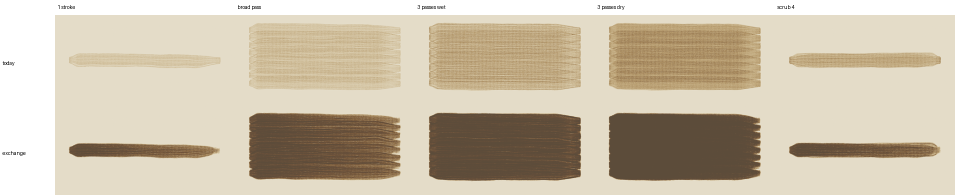
#> input picture notes/thinner/wash-experiment/exchange-r1.png, 1910 x 390 px, given in place of flow-old.png, which was not available (shown at 1/2 size)
$ python sheets.py exchange-r1.png lane-b-flow-close.png
#> lines starting #> are read from the running program, lines starting #| are printed output that depends on the picture; pictures that were not available may be replaced by others from this repository, and a replacement may not be noted
# /// script
# dependencies = ["pillow"]
# ///
"""Sheets for the archived thinner flow experiment (thinner::tests::flow_pictures).

    uv run notes/thinner/wash-experiment/sheets.py <png dir> <out dir>

The PNGs are 2400-px renders of the crop window 260..740 x 190..490 units (2.4 px per unit).
"""
import sys
from pathlib import Path
from PIL import Image, ImageDraw, ImageFont

src, dst = Path(sys.argv[1]), Path(sys.argv[2])
PX, X0, Y0 = 2.4, 260.0, 190.0
box = lambda u0, v0, u1, v1: tuple(round(t) for t in ((u0 - X0) * PX, (v0 - Y0) * PX, (u1 - X0) * PX, (v1 - Y0) * PX))
font = ImageFont.truetype("/System/Library/Fonts/Helvetica.ttc", 26)


def img(n, area, k):
#> called with n = 'flow-old', area = (24, 24, 1128, 696), k = 0.6
    im = Image.open(src / f"{n}.png").convert("RGB").crop(area)
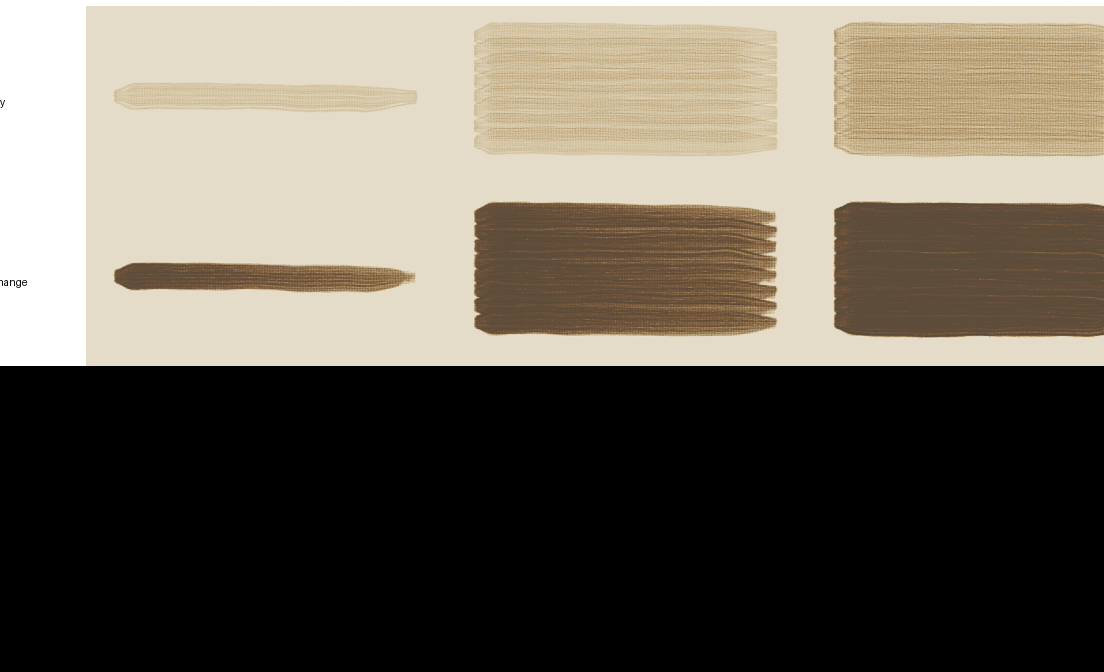
#> im: PIL image 1104x672 RGB; mean R, G, B 109.3, 102.5, 90.5
    return im.resize((round(im.width * k), round(im.height * k)), Image.LANCZOS if k < 1 else Image.NEAREST)
#> call 2 of img, with n = 'flow-new', area = (24, 24, 1128, 696), k = 0.6
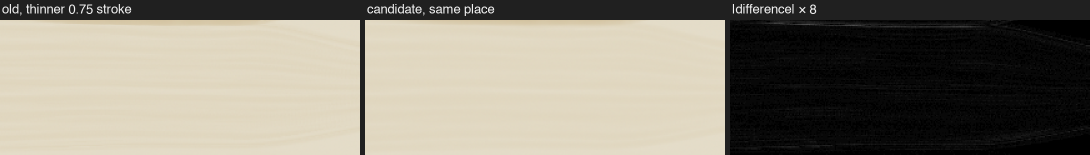
#> input picture notes/thinner/wash-experiment/lane-b-flow-close.png, 2180 x 310 px, given in place of flow-new.png, which was not available (shown at 1/2 size)
#> in img (call 2), `im = Image.open(src / f"{n}.png").convert("RGB").crop(area)`:
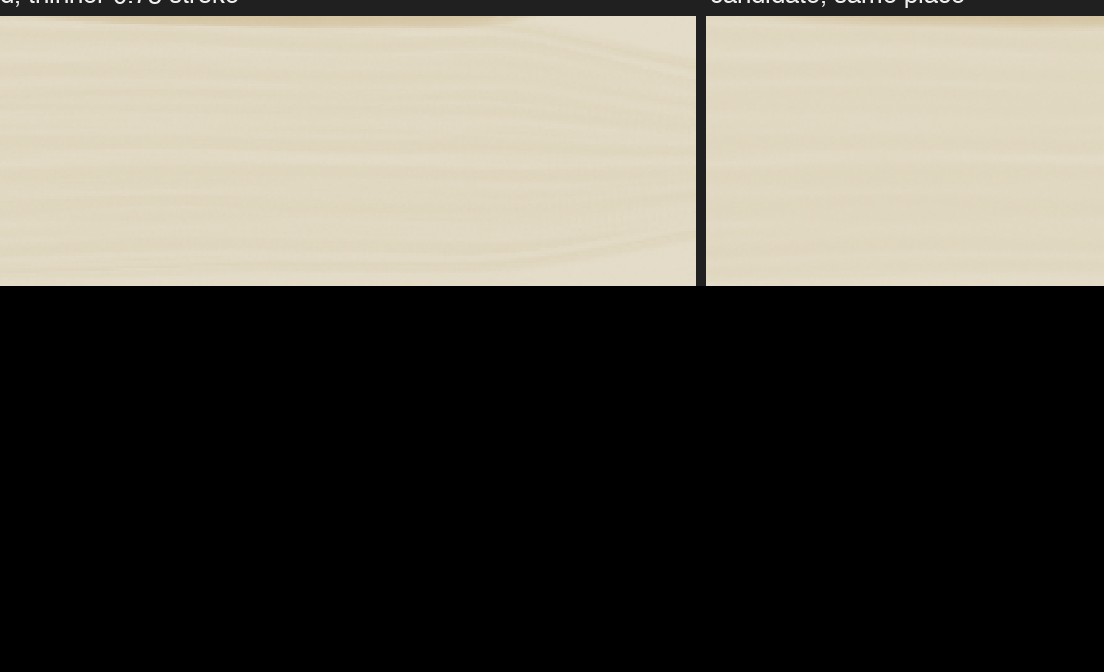
#> im: PIL image 1104x672 RGB; mean R, G, B 90.5, 86.8, 77.9


def strip(cells, path):
    w, h = cells[0][1].size
#> w = 662; h = 403
    out = Image.new("RGB", (len(cells) * (w + 10) - 10, h + 40), (32, 32, 32))
#> out: PIL image 1334x443 RGB; every value is 32
    d = ImageDraw.Draw(out)
    for k, (t, im) in enumerate(cells):
        d.text((k * (w + 10) + 4, 6), t, fill=(240, 240, 240), font=font)
        out.paste(im, (k * (w + 10), 40))
#> this loop made 2 passes
#> t on passes 1 to 2: 'old: never flows below 2 µm', 'new: thin films flow slowly'
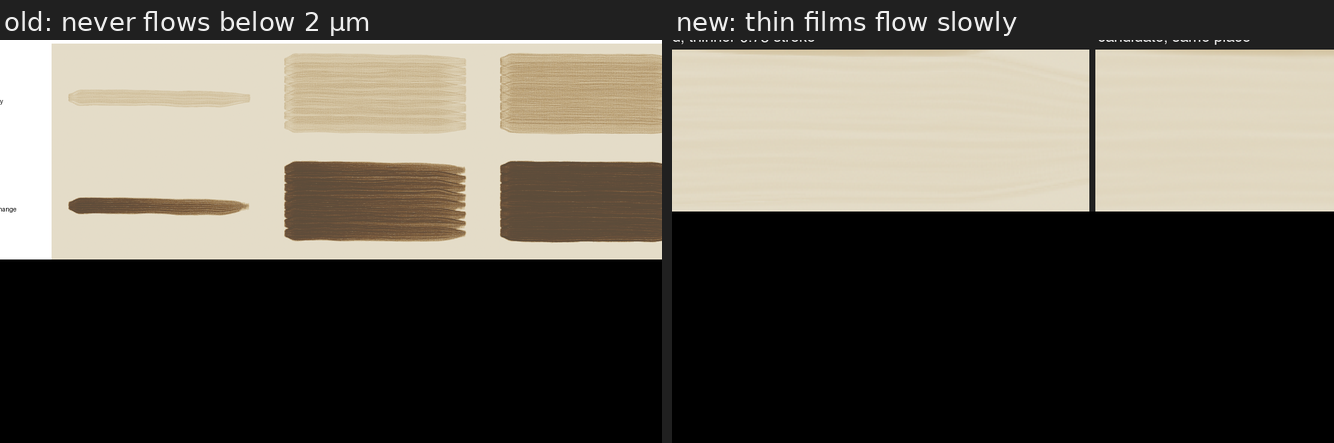
#> out: PIL image 1334x443 RGB; mean R, G, B 94.5, 89.8, 80.3
    out.save(path, quality=92)


ALL, CLOSE = box(270, 200, 730, 480), box(560, 255, 680, 300)
strip([("old: never flows below 2 µm", img("flow-old", ALL, 0.6)), ("new: thin films flow slowly", img("flow-new", ALL, 0.6))], dst / "flow.jpg")
strip([("old, close-up of the thinner-0.75 stroke", img("flow-old", CLOSE, 2.5)), ("new, same place", img("flow-new", CLOSE, 2.5))], dst / "flow-close.jpg")
#> call 3 of img, with n = 'flow-old', area = (720, 156, 1008, 264), k = 2.5
#> in img (call 3), `im = Image.open(src / f"{n}.png").convert("RGB").crop(area)`:
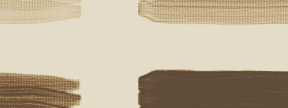
#> im: PIL image 288x108 RGB; mean R, G, B 192.4, 178.8, 155.1
#> call 4 of img, with n = 'flow-new', area = (720, 156, 1008, 264), k = 2.5
#> in img (call 4), `im = Image.open(src / f"{n}.png").convert("RGB").crop(area)`:
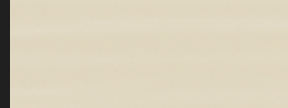
#> im: PIL image 288x108 RGB; mean R, G, B 217.9, 209, 187.1
#> in strip (call 2), `w, h = cells[0][1].size`: w = 720; h = 270
#> in strip (call 2), `out = Image.new("RGB", (len(cells) * (w + 10) - 10, h + 40), (32, 32, ..`: out: PIL image 1450x310 RGB; every value is 32
#> the loop in strip (call 2), `for k, (t, im) in enumerate(cells):` made 2 passes
#> t on passes 1 to 2: 'old, close-up of the thinner-0.75 stroke', 'new, same place'
#> after the loop in strip (call 2), `for k, (t, im) in enumerate(cells):`:
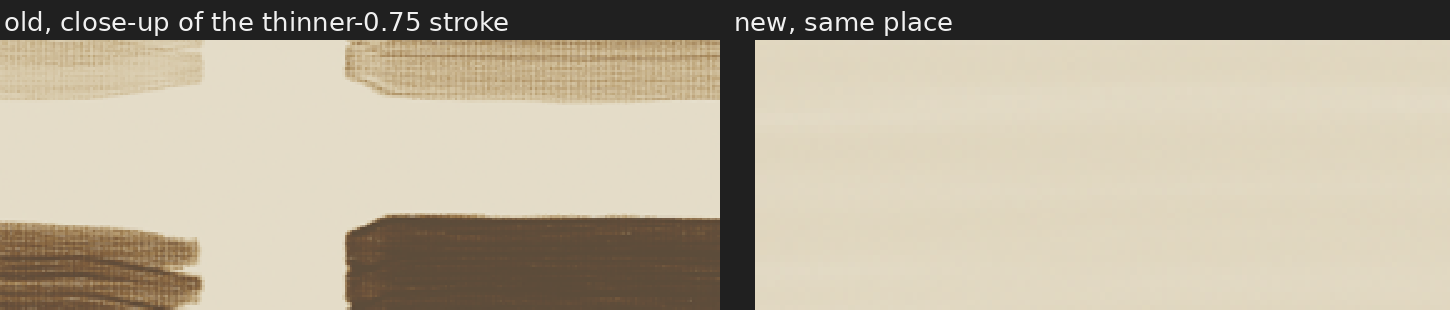
#> out: PIL image 1450x310 RGB; mean R, G, B 183.4, 173.7, 154
